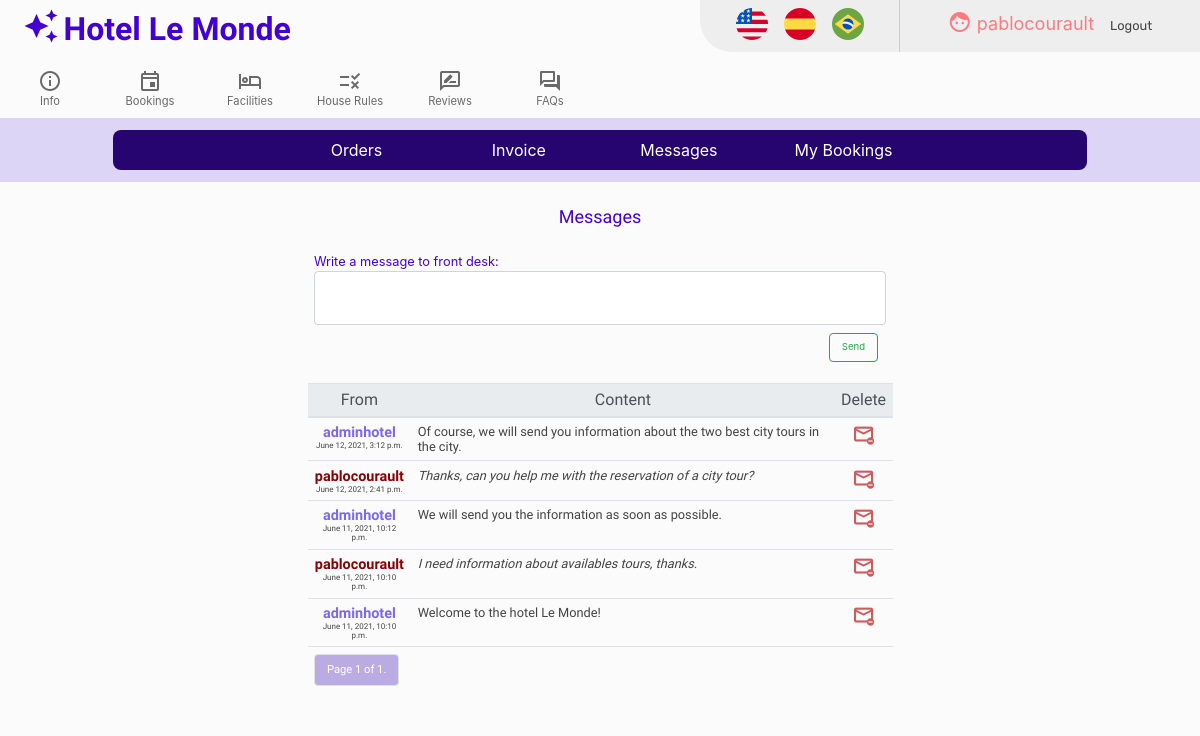
The app's page /messages (signed in), older data.
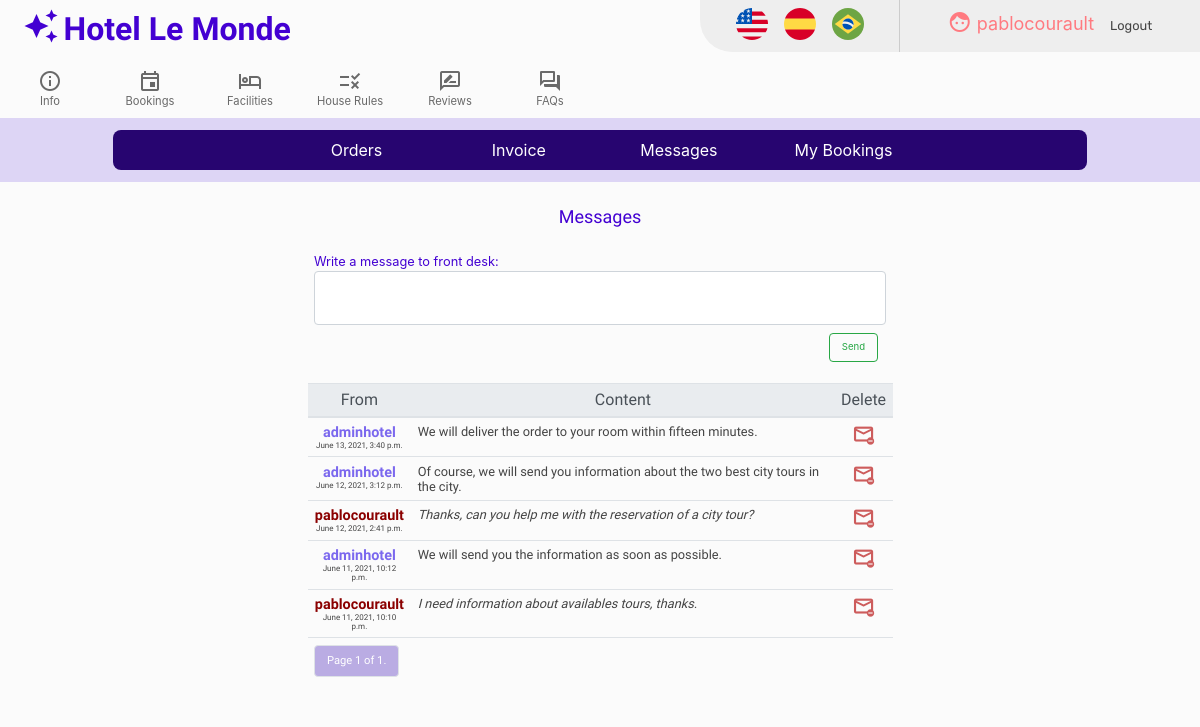
The same page, newer data.
### hotel/models.py (models this page shows, shortened)
class Messages(models.Model):
       user = models.ForeignKey(User, on_delete=models.DO_NOTHING, blank=False, related_name='user_from',)
       date = models.DateTimeField(default=now, editable=False)
       addressee = models.ForeignKey(User, on_delete=models.DO_NOTHING, blank=False, related_name='user_to',)
       message = models.CharField(max_length=512, blank=False)
       state = models.CharField(max_length=1, blank=False, default="u")

class User(AbstractUser):
       def __str__(self):
        return f"{self.username}"

### hotel/views.py (the view)
# urls.py: path("messages", views.messages, name="messages"),
@csrf_exempt
@login_required
def messages(request):
    adminhotel = User.objects.get(username='adminhotel')
    Messages.objects.filter(user=adminhotel, addressee=request.user).filter(state='u').update(state='r')
    messages = Messages.objects.filter(Q(user=request.user) | Q(addressee=request.user)).order_by('-date')
    paginator = Paginator(messages, 10) # Show 10 messages per page.
    page_number = request.GET.get('page')
    page_obj = paginator.get_page(page_number)
    return render(request, "hotel/messages.html", {'page_obj': page_obj})

### hotel/templates/hotel/messages.html (shortened to what this page needs)
{% extends "hotel/layout.html" %}
{% load i18n %}
{% load static %}
{% block body %}
<div class="row">
    <div class="col-lg-12 col-sm-12 messages-title">
    {% translate 'Messages' %}
    </div>
</div>
<div class="row">
    <div class="col-lg-3 col-sm-12">
    </div>
<div class="col-lg-6 col-sm-12">
  <div id="messages-forms">
    <div class="messages-textarea-title">
        {% translate 'Write a message to front desk:' %}
    </div>
    <div>
        <textarea class="form-control" rows="2" id="messages-textarea" maxlength="512"></textarea>
    </div>
    <div>
       <button type="button" class="btn btn-outline-success messages-btn btn-checkin"> {% translate 'Send' %} </button>
    </div>
  </div>
{% if page_obj %}
<table class="table" id="messages-table">
<thead class="thead-light">
    <th scope="col"> {% translate 'From' %} </th>
    <th scope="col"> {% translate 'Content' %} </th>
    <th scope="col"> {% translate 'Delete' %} </th>
 </thead>
<tbody>
{% for message in page_obj %}
   <tr id="message-row-{{message.id}}">
       {% if message.user == request.user %}
       <td><text class="messages-guests">{{ message.user }}</text>
       {% else %}
       <td><text class="messages-hotel">{{ message.user }}</text>
       {% endif %}
       <br>
           <text class="messages-date">{{ message.date }}</text></td></td>
       {% if message.user == request.user %}
       <td><text class="messages-comment">{{ message.message }}</text></td>
       {% else %}
       <td><text class="messages-comment-hotel">{{ message.message }}</text></td>
       {% endif %}
       <td>
        <div class="booking-tooltip">
        <span class="material-icons-outlined messages-delete" data-id="{{message.id}}">unsubscribe</span>
      </div>
      </td>
   </tr>
{% endfor %}
   <tr>
   <td colspan="3">
     <nav>
      <ul class="pagination">
              <li class="page-item">
                <a class="page-link reviews-active" href=""> {% translate 'Page' %} {{ page_obj.number }} {% translate 'of' %} {{ page_obj.paginator.num_pages }}.</a>
              </li>
      </ul>
    </nav>
   </td>
   </tr>
</tbody>
</table>
{% endif %}
</div>
<div class="col-lg-3 col-sm-12">
</div>
</div>
{% endblock %}

Row changes from the older to the newer data that the page shows:
removed Messages: user "adminhotel", date "June 11, 2021, 10:10 p.m.", message "Welcome to the hotel Le Monde!"
added Messages: user "adminhotel", date "June 13, 2021, 3:40 p.m.", message "We will deliver the order to your room within fifteen minutes."
